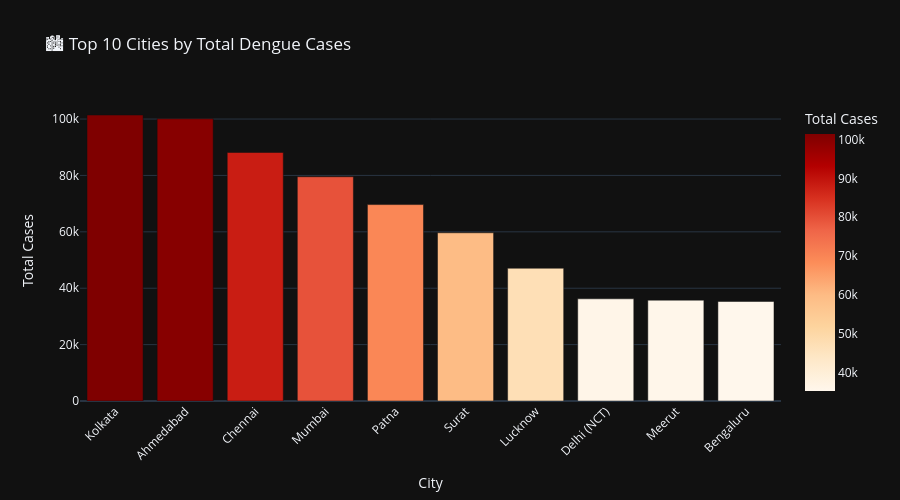

Write notebook code for a chart like this one.
### Markdown cell above
## 5️⃣ Geographical Analysis - City Comparison

### Code cell
# Top cities by dengue cases
if 'City' in df.columns and len(dengue_cols) > 0:
    city_cases = df.groupby('City')[dengue_col].sum().sort_values(ascending=False).reset_index()
    top_10_cities = city_cases.head(10)
    
    fig = px.bar(top_10_cities, x='City', y=dengue_col,
                 title='🏙️ Top 10 Cities by Total Dengue Cases',
                 labels={'City': 'City', dengue_col: 'Total Cases'},
                 color=dengue_col,
                 color_continuous_scale='OrRd')
    
    fig.update_layout(height=500, xaxis_tickangle=-45)
    fig.show()
    
    print(f"\n📊 Top 10 Cities:")
    print(top_10_cities.to_string(index=False))

### Figure 1 — Plotly figure (JSON) as saved in the notebook; plotly's stock layout.template omitted (floating-point values rounded to 4 significant figures)
{"data": [{"hovertemplate": "City=%{x}<br>Total Cases=%{marker.color}<extra></extra>", "legendgroup": "", "marker": {"color": [101400.0, 100100.0, 88150.0, 79530.0, 69660.0, 59660.0, 47090.0, 36240.0, 35770.0, 35290.0], "coloraxis": "coloraxis", "pattern": {"shape": ""}}, "name": "", "orientation": "v", "showlegend": false, "textposition": "auto", "type": "bar", "x": ["Kolkata", "Ahmedabad", "Chennai", "Mumbai", "Patna", "Surat", "Lucknow", "Delhi (NCT)", "Meerut", "Bengaluru"], "xaxis": "x", "y": [101400.0, 100100.0, 88150.0, 79530.0, 69660.0, 59660.0, 47090.0, 36240.0, 35770.0, 35290.0], "yaxis": "y"}], "layout": {"barmode": "relative", "coloraxis": {"colorbar": {"title": {"text": "Total Cases"}}, "colorscale": [[0, "rgb(255,247,236)"], [0.125, "rgb(254,232,200)"], [0.25, "rgb(253,212,158)"], [0.375, "rgb(253,187,132)"], [0.5, "rgb(252,141,89)"], [0.625, "rgb(239,101,72)"], [0.75, "rgb(215,48,31)"], [0.875, "rgb(179,0,0)"], [1, "rgb(127,0,0)"]]}, "height": 500, "legend": {"tracegroupgap": 0}, "title": {"text": "🏙️ Top 10 Cities by Total Dengue Cases"}, "xaxis": {"anchor": "y", "domain": [0, 1], "tickangle": -45, "title": {"text": "City"}}, "yaxis": {"anchor": "x", "domain": [0, 1], "title": {"text": "Total Cases"}}}}
